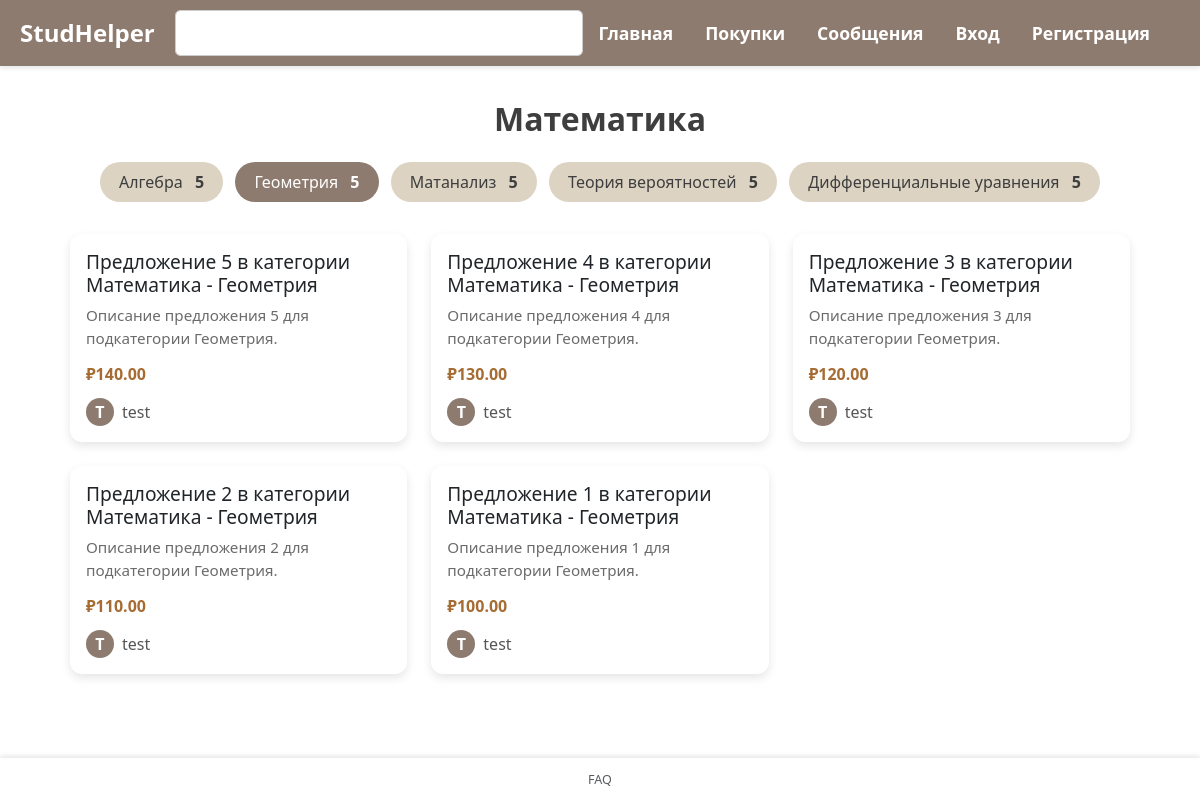
The page /tema/Геометрия on the database its author committed.
### app.py (models this page shows)
class Category(db.Model):
    id = db.Column(db.Integer, primary_key=True)
    name = db.Column(db.String(100), unique=True, nullable=False)
    subcategories = db.relationship('Subcategory', backref='category', lazy=True)

class Subcategory(db.Model):
    id = db.Column(db.Integer, primary_key=True)
    name = db.Column(db.String(100), unique=True, nullable=False)
    category_id = db.Column(db.Integer, db.ForeignKey('category.id'), nullable=False)

class Offer(db.Model):
    id = db.Column(db.Integer, primary_key=True)
    title = db.Column(db.String(200), nullable=False)
    description = db.Column(db.Text, nullable=False)
    price = db.Column(db.Float, nullable=False)
    subcategory_id = db.Column(db.Integer, db.ForeignKey('subcategory.id'), nullable=False)
    seller_id = db.Column(db.Integer, db.ForeignKey('user.id'), nullable=False)

class User(db.Model, UserMixin):
    id = db.Column(db.Integer, primary_key=True)
    username = db.Column(db.String(150), unique=True, nullable=False)
    password = db.Column(db.String(150), nullable=False)
    offers = db.relationship('Offer', backref='seller', lazy=True)  # связь с предложениями

### app.py (the view)
@app.route('/tema/<string:subtopic>')
def show_subtopic(subtopic):
    category_name = get_category_for_subtopic(subtopic)
    subcategories = get_subcategories_with_counts(category_name)
    subcategory = Subcategory.query.filter_by(name=subtopic).first()
    if subcategory:
        offers = Offer.query.filter_by(subcategory_id=subcategory.id).order_by(Offer.id.desc()).all()
    else:
        offers = []
    return render_template(
        'tema.html',
        category_name=category_name,
        subtopic_name=subtopic,
        subcategories=subcategories,
        offers=offers
    )

### app.py (called while the page is built)
def get_subcategories_with_counts(category_name):
    category = Category.query.filter_by(name=category_name).first()
    subcategories = []
    if category:
        subcategories = [
            {
                'name': subcategory.name,
                'count': Offer.query.filter_by(subcategory_id=subcategory.id).count()
            }
            for subcategory in category.subcategories
        ]
    return subcategories

def get_category_for_subtopic(subtopic):
    subcategory = Subcategory.query.filter_by(name=subtopic).first()
    if subcategory:
        return subcategory.category.name
    return 'Другие предметы'

### templates/tema.html
{% extends 'base.html' %}
{% block content %}
<div class="tema-page">
    <h1 class="tema-title">{{ category_name }}</h1>
    <div class="subcategory-tabs">
        {% for sub in subcategories %}
        <a href="{{ url_for('show_subtopic', subtopic=sub.name) }}"
           class="subcategory-tab {% if sub.name == subtopic_name %}active{% endif %}">
            {{ sub.name }} <span class="count">{{ sub.count }}</span>
        </a>
        {% endfor %}
    </div>
    {% if offers %}
    <div class="offers-grid">
        {% for offer in offers %}
        <div class="offer-card">
            <a href="{{ url_for('offer', offer_id=offer.id) }}">
                <h3>{{ offer.title }}</h3>
                <p class="description">{{ offer.description }}</p>
                <p class="price">₽{{ "%.2f"|format(offer.price) }}</p>
            </a>
            {% if offer.seller %}
            <a href="{{ url_for('profile', user_id=offer.seller.id) }}" class="seller">
                <span class="avatar">{{ offer.seller.username[0]|upper }}</span>
                {{ offer.seller.username }}
            </a>
            {% else %}
            <p class="seller">Продавец не найден</p>
            {% endif %}
        </div>
        {% endfor %}
    </div>
    {% else %}
    <div class="empty-message">
        Пока нет предложений в этой подкатегории
    </div>
    {% endif %}
</div>
{% endblock %}

### static/style.css (style rules this page uses)
body { display: flex; flex-direction: column; min-height: 100vh; margin: 0; }
.tema-title { font-size: 2rem; font-weight: bold; margin-bottom: 1.5rem; text-align: center; color: #3e3e3e; }
.subcategory-tabs { display: flex; flex-wrap: wrap; justify-content: center; gap: 0.75rem; margin-bottom: 2rem; text-decoration: none; }
.subcategory-tab { padding: 0.5rem 1.2rem; background-color: #dcd3c2; border-radius: 25px; color: #3e3e3e; font-weight: 500; transition: 0.2s; text-decoration: none; }
.subcategory-tab.active { background-color: #8e7b6f; color: white; }
.subcategory-tab .count { margin-left: 0.5rem; font-weight: bold; }
.offers-grid { display: grid; grid-template-columns: repeat(auto-fit, minmax(250px, 1fr)); gap: 1.5rem; }
.offer-card { background-color: white; border-radius: 12px; padding: 1rem; box-shadow: 0 4px 10px rgba(0, 0, 0, 0.1); transition: transform 0.2s ease, box-shadow 0.2s ease; }
.offer-card h3 { margin: 0 0 0.5rem; font-size: 1.2rem; }
.offer-card .description { font-size: 0.95rem; color: #6b6b6b; margin-bottom: 0.75rem; }
.offer-card .price { font-weight: bold; color: #a66c33; font-size: 1rem; margin-bottom: 0.75rem; }
.offer-card .seller { display: flex; align-items: center; gap: 0.5rem; color: #555; }
.offer-card .avatar { width: 28px; height: 28px; background-color: #8e7b6f; color: white; font-weight: bold; border-radius: 50%; display: flex; align-items: center; justify-content: center; }
a { color: inherit; text-decoration: none; }

### templates/base.html (style rules this page uses)
body { margin: 0; padding: 0; min-height: 100vh; }

### rows shown on the page
Category: name "Математика"
Subcategory: name "Алгебра", count "5"
Subcategory: name "Геометрия", count "5"
Subcategory: name "Матанализ", count "5"
Subcategory: name "Теория вероятностей", count "5"
Subcategory: name "Дифференциальные уравнения", count "5"
Offer: title "Предложение 5 в категории Математика - Геометрия", description "Описание предложения 5 для подкатегории Геометрия.", price "140.00", seller "T", seller.username "test"
Offer: title "Предложение 4 в категории Математика - Геометрия", description "Описание предложения 4 для подкатегории Геометрия.", price "130.00", seller "T", seller.username "test"
Offer: title "Предложение 3 в категории Математика - Геометрия", description "Описание предложения 3 для подкатегории Геометрия.", price "120.00", seller "T", seller.username "test"
Offer: title "Предложение 2 в категории Математика - Геометрия", description "Описание предложения 2 для подкатегории Геометрия.", price "110.00", seller "T", seller.username "test"
Offer: title "Предложение 1 в категории Математика - Геометрия", description "Описание предложения 1 для подкатегории Геометрия.", price "100.00", seller "T", seller.username "test"
